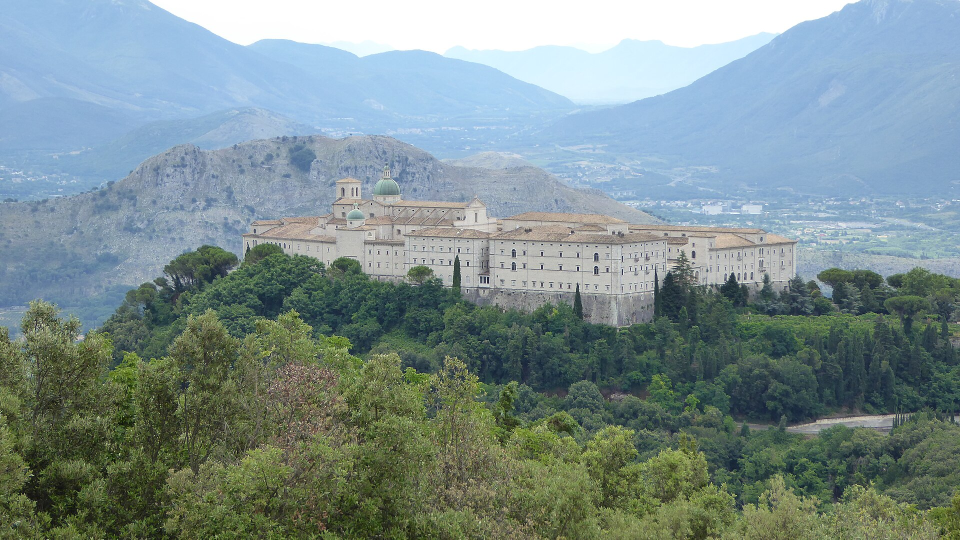
#> input picture episodes/en-wojtek-soldier-bear/img/bg-src.jpg, 1920 x 1079 px (shown at 1/2 size)
$ python gorsel.py
#> lines starting #> are read from the running program, lines starting #| are printed output that depends on the picture
"""en-wojtek-soldier-bear görselleri: python episodes/en-wojtek-soldier-bear/gorsel.py
Kaynaklar img/*-src.jpg (Commons 1920 px). arka.jpg: Monte Cassino manastırı (CC0, 2019) kare kırpım, renk 0,6 + parlaklık 0,9.
ev_1: Edinburgh Wojtek anıtı (M J Richardson, CC BY-SA 2.0) 1080x810; ev_2 (son kare): Weelsby Woods Wojtek heykeli (CC0), ayı + mermi, 1080x816.
"""
from pathlib import Path
from PIL import Image, ImageEnhance

H = Path(__file__).resolve().parent / "img"

im = Image.open(H / "bg-src.jpg").convert("RGB")
#> im is the input picture: PIL image 1920x1079 RGB; mean R, G, B 124.9, 143, 143
w, h = im.size
#> w = 1920; h = 1079
cx = int(w * 0.46)
#> cx = 883
x0 = max(0, min(w - h, cx - h // 2))
#> x0 = 344
im = im.crop((x0, 0, x0 + h, h)).resize((1080, 1080), Image.LANCZOS)
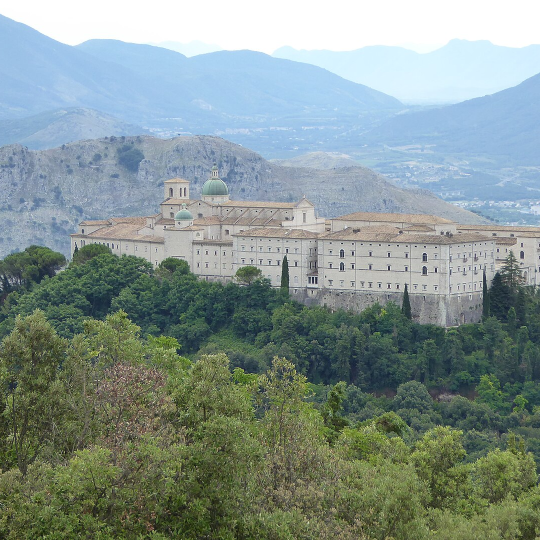
#> im: PIL image 1080x1080 RGB (shown at 1/2 size); mean R, G, B 132.7, 147.8, 143.4
im = ImageEnhance.Color(im).enhance(0.6)
im = ImageEnhance.Brightness(im).enhance(0.92)
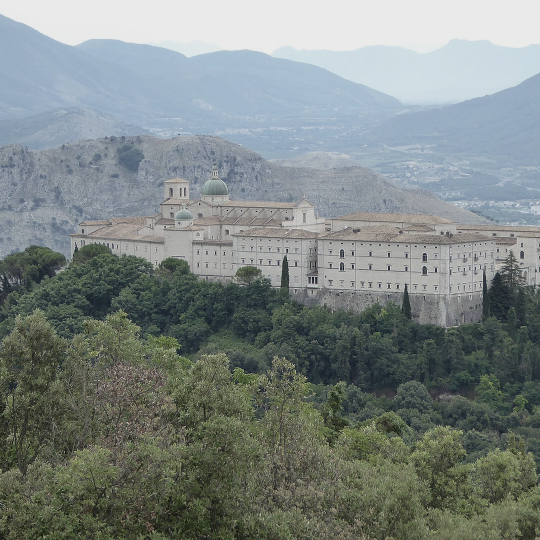
#> im: PIL image 1080x1080 RGB (shown at 1/2 size); mean R, G, B 125, 133.3, 130.9
im.save(H / "arka.jpg", quality=95)

#> (the run stopped early here; a loop or call above may not have finished)

$ run again, with episodes/alanya-adam-atacagi/img/kaynak_arka.jpg copied over episodes/en-wojtek-soldier-bear/img/bg-src.jpg
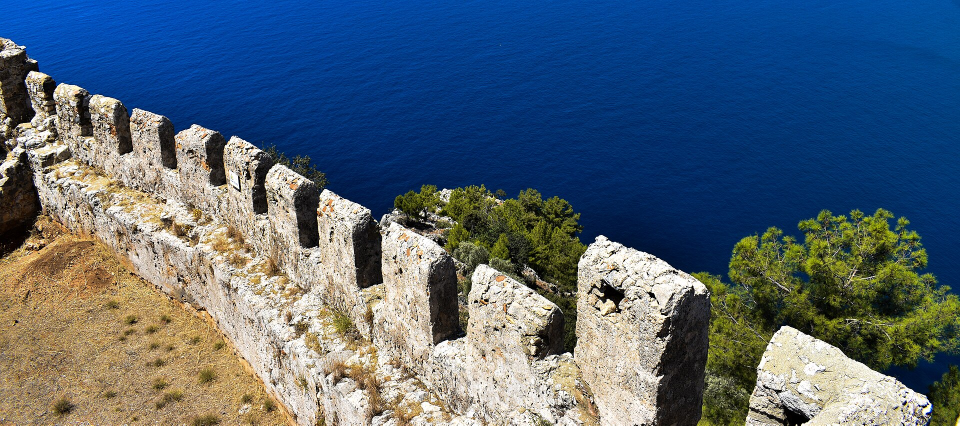
#> input picture episodes/alanya-adam-atacagi/img/kaynak_arka.jpg, 1920 x 851 px (shown at 1/2 size)
#> im is the input picture: PIL image 1920x851 RGB; mean R, G, B 83.6, 101, 116.8
#> `im = im.crop((x0, 0, x0 + h, h)).resize((1080, 1080), Image.LANCZOS)`:
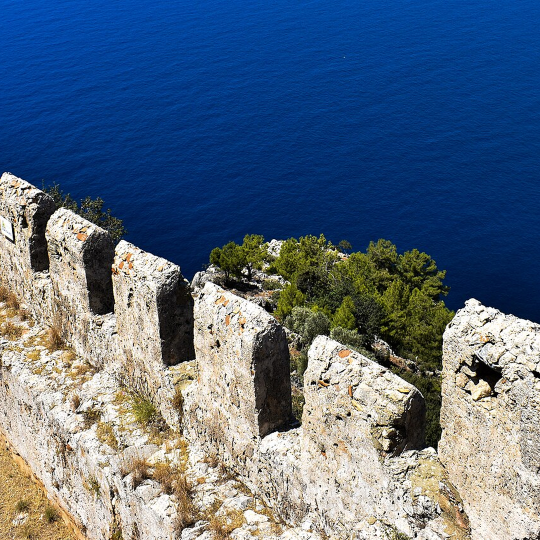
#> im: PIL image 1080x1080 RGB (shown at 1/2 size); mean R, G, B 90.3, 107.9, 128.4
#> `im = ImageEnhance.Color(im).enhance(0.6)`:
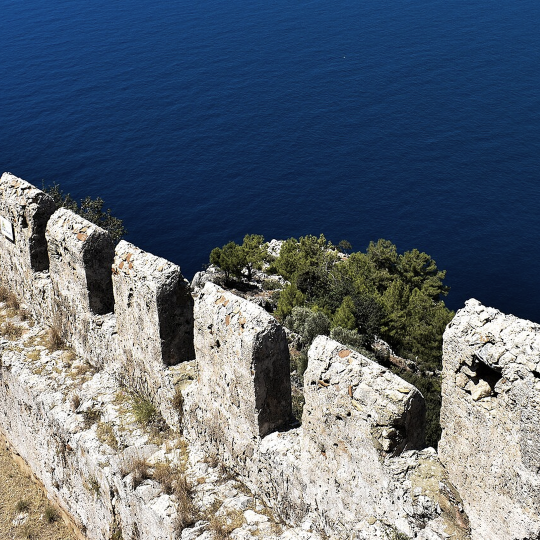
#> im: PIL image 1080x1080 RGB (shown at 1/2 size); mean R, G, B 95.7, 106.3, 118.6

$ run again, with episodes/anemas-zindani-1376/img/kaynak_arka.jpg copied over episodes/en-wojtek-soldier-bear/img/bg-src.jpg
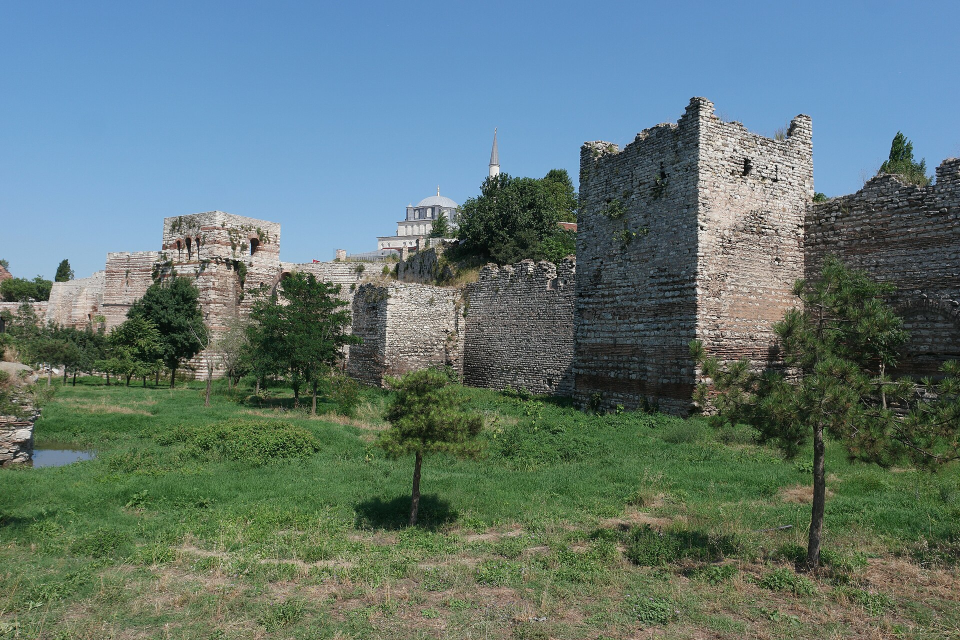
#> input picture episodes/anemas-zindani-1376/img/kaynak_arka.jpg, 1920 x 1280 px (shown at 1/2 size)
#> im is the input picture: PIL image 1920x1280 RGB; mean R, G, B 97, 118.4, 115.8
#> `im = im.crop((x0, 0, x0 + h, h)).resize((1080, 1080), Image.LANCZOS)`:
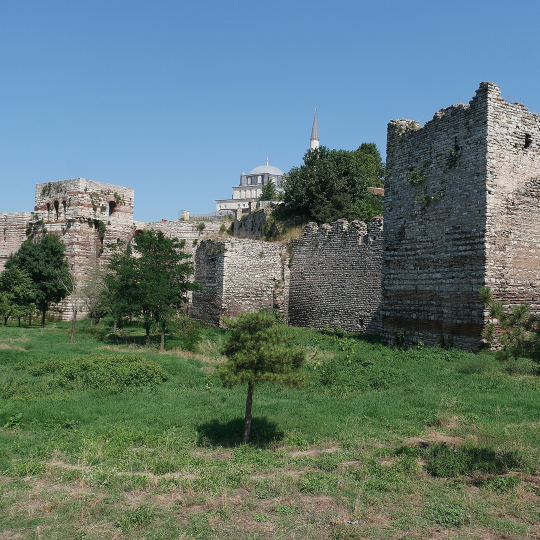
#> im: PIL image 1080x1080 RGB (shown at 1/2 size); mean R, G, B 98.2, 119.9, 116.8
#> `im = ImageEnhance.Color(im).enhance(0.6)`:
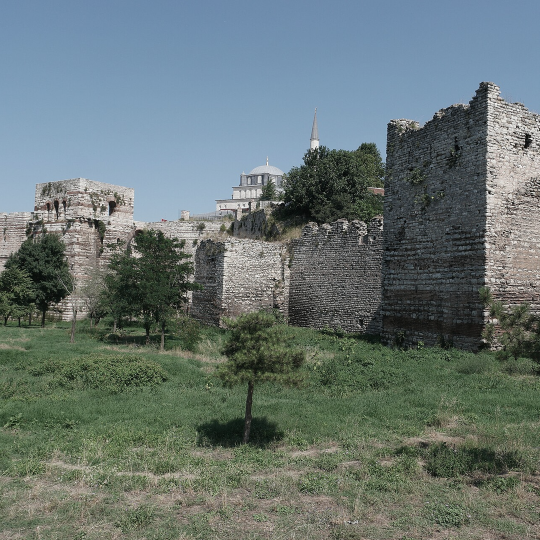
#> im: PIL image 1080x1080 RGB (shown at 1/2 size); mean R, G, B 103.7, 116.8, 114.9
